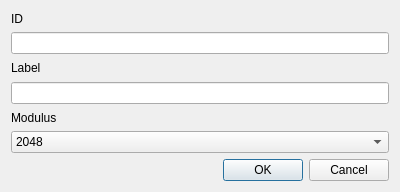
<?xml version="1.0" encoding="UTF-8"?>
<ui version="4.0">
 <class>KeyPairGeneratorDialog</class>
 <widget class="QDialog" name="KeyPairGeneratorDialog">
  <property name="geometry">
   <rect>
    <x>0</x>
    <y>0</y>
    <width>400</width>
    <height>192</height>
   </rect>
  </property>
  <property name="windowTitle">
   <string>Generate Key Pair</string>
  </property>
  <layout class="QGridLayout" name="gridLayout">
   <item row="0" column="0">
    <layout class="QVBoxLayout" name="verticalLayout_3">
     <item>
      <widget class="QLabel" name="label">
       <property name="text">
        <string>ID</string>
       </property>
      </widget>
     </item>
     <item>
      <widget class="QLineEdit" name="idEdt"/>
     </item>
    </layout>
   </item>
   <item row="1" column="0">
    <layout class="QVBoxLayout" name="verticalLayout_2">
     <item>
      <widget class="QLabel" name="label_2">
       <property name="text">
        <string>Label</string>
       </property>
      </widget>
     </item>
     <item>
      <widget class="QLineEdit" name="labelEdt"/>
     </item>
    </layout>
   </item>
   <item row="2" column="0">
    <layout class="QVBoxLayout" name="verticalLayout">
     <item>
      <widget class="QLabel" name="label_3">
       <property name="text">
        <string>Modulus</string>
       </property>
      </widget>
     </item>
     <item>
      <widget class="QComboBox" name="modulusCmb">
       <property name="currentText">
        <string>2048</string>
       </property>
       <property name="currentIndex">
        <number>1</number>
       </property>
       <item>
        <property name="text">
         <string>1024</string>
        </property>
       </item>
       <item>
        <property name="text">
         <string>2048</string>
        </property>
       </item>
       <item>
        <property name="text">
         <string>4096</string>
        </property>
       </item>
      </widget>
     </item>
    </layout>
   </item>
   <item row="3" column="0">
    <widget class="QDialogButtonBox" name="actions">
     <property name="orientation">
      <enum>Qt::Horizontal</enum>
     </property>
     <property name="standardButtons">
      <set>QDialogButtonBox::Cancel|QDialogButtonBox::Ok</set>
     </property>
    </widget>
   </item>
  </layout>
 </widget>
 <resources/>
 <connections>
  <connection>
   <sender>actions</sender>
   <signal>accepted()</signal>
   <receiver>KeyPairGeneratorDialog</receiver>
   <slot>accept()</slot>
   <hints>
    <hint type="sourcelabel">
     <x>248</x>
     <y>254</y>
    </hint>
    <hint type="destinationlabel">
     <x>157</x>
     <y>274</y>
    </hint>
   </hints>
  </connection>
  <connection>
   <sender>actions</sender>
   <signal>rejected()</signal>
   <receiver>KeyPairGeneratorDialog</receiver>
   <slot>reject()</slot>
   <hints>
    <hint type="sourcelabel">
     <x>316</x>
     <y>260</y>
    </hint>
    <hint type="destinationlabel">
     <x>286</x>
     <y>274</y>
    </hint>
   </hints>
  </connection>
 </connections>
</ui>
